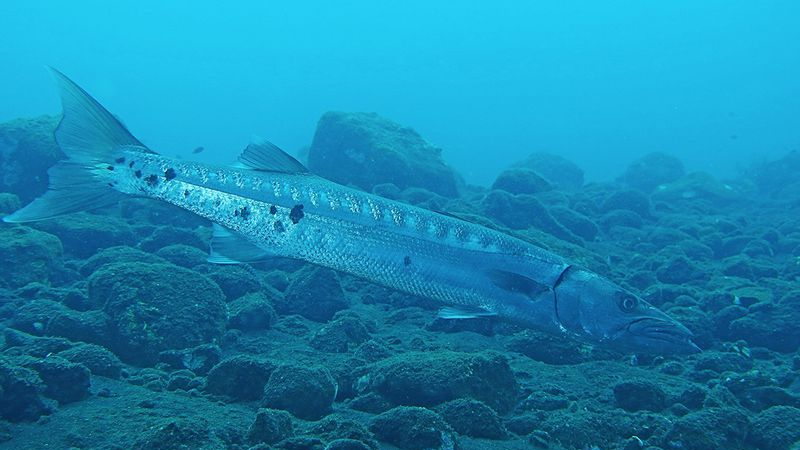
#> input picture data/raw/100_img_.png, 800 x 450 px
$ python -i T3enhancement.py   (imports and definitions only)
#> lines starting #> are read from the running program, lines starting #| are printed output that depends on the picture; after the words box and inside, x2 and y2 are one past the last pixel; in counts of white or black regions, pixels touching at a corner belong together
# enhancement.py

"""
T3 增强算法（物理模型）
该模块包含使用物理模型方法增强水下图像的函数。
"""

import numpy as np
import cv2

from src.enhance.enhancement_extra import super_resolution, sharpen_with_kernel


def enhance_underwater_image(img):
    """
    增强水下图像的主函数。
    包括白平衡、去雾、直方图均衡化、Gamma 校正，并可选进行超分辨率与锐化处理。

    Args:
        img (numpy.ndarray): 输入图像。
        use_super_resolution (bool): 是否进行超分辨率处理。
        use_sharpening (bool): 是否进行锐化处理。

    Returns:
        numpy.ndarray: 增强后的图像。
    """
    # # 可选：超分辨率处理
    # img = super_resolution(img)


    # 白平衡调整
    img = white_balance(img)

    #
    # # 可选：锐化处理
    # img = sharpen_with_kernel(img)


    # 去雾
    img = dehaze(img)

    # 降噪处理
    img = denoise(img)

    # 直方图均衡化
    img = histogram_equalization(img, clip_limit=1.5, tile_grid_size=(8, 8))

    # Gamma 校正
    img = gamma_correction(img)

    enhanced_img = img
    return enhanced_img

# 增加降噪处理
# 在增强过程中，加入降噪处理，使用非局部均值滤波器。
def denoise(img):
    """
    对图像进行降噪处理，减少噪点。
    """
    img = cv2.fastNlMeansDenoisingColored(img, None, h=10, hColor=10, templateWindowSize=7, searchWindowSize=21)
    return img


# 改进的白平衡函数
#调整后的 white_balance 函数
def white_balance(img):
    """
    改进的白平衡算法，避免过度校正。
    """
    img = img.astype(np.float32) / 255.0

    # 计算每个通道的平均值
    mean_r = np.mean(img[:, :, 2])
    mean_g = np.mean(img[:, :, 1])
    mean_b = np.mean(img[:, :, 0])

    # 计算校正因子，限制在合理范围内
    mean_gray = (mean_r + mean_g + mean_b) / 3
    correction_r = mean_gray / (mean_r + 1e-6)
    correction_g = mean_gray / (mean_g + 1e-6)
    correction_b = mean_gray / (mean_b + 1e-6)

    # 限制校正因子的范围，避免过度校正
    correction_r = np.clip(correction_r, 0.8, 1.2)
    correction_g = np.clip(correction_g, 0.8, 1.2)
    correction_b = np.clip(correction_b, 0.8, 1.2)

    # 应用校正因子
    img[:, :, 2] *= correction_r
    img[:, :, 1] *= correction_g
    img[:, :, 0] *= correction_b

    img = np.clip(img, 0, 1)
    return (img * 255).astype(np.uint8)


# 改进的去雾函数
def dehaze(img):
    """
    改进的去雾方法，避免过度增强亮度。
    """
    img = img.astype(np.float32) / 255.0

    # 计算暗通道图像
    dark_channel = get_dark_channel(img, window_size=15)

    # 调整大气光估计
    atmospheric_light = estimate_atmospheric_light(img, dark_channel)

    # 计算透射率，调整 omega
    omega = 0.9  # 降低去雾强度，避免过度增强
    transmission = estimate_transmission(img, atmospheric_light, omega)

    # 调整最小透射率 t0
    t0 = 0.2  # 增大 t0，防止过度增强
    transmission = np.maximum(transmission, t0)

    # 透射率细化
    transmission = refine_transmission(transmission, img)

    # 恢复场景辐射
    result = recover_scene_radiance(img, atmospheric_light, transmission)

    return (result * 255).astype(np.uint8)


def get_dark_channel(img, window_size):
    """
    计算暗通道图像。
    """
    min_channel = np.min(img, axis=2)
    dark_channel = cv2.erode(min_channel, cv2.getStructuringElement(cv2.MORPH_RECT, (window_size, window_size)))
    return dark_channel


def estimate_atmospheric_light(img, dark_channel):
    """
    估计大气光。
    """
    num_pixels = int(0.001 * dark_channel.size)
    indices = np.unravel_index(np.argsort(dark_channel.ravel())[::-1][:num_pixels], dark_channel.shape)
    atmospheric_light = np.mean(img[indices], axis=0)
    return atmospheric_light


def estimate_transmission(img, atmospheric_light, omega=0.95):
    """
    估计透射率。
    """
    normalized_img = img / atmospheric_light
    transmission = 1 - omega * get_dark_channel(normalized_img, window_size=15)
    return transmission


def refine_transmission(transmission, img):
    """
    使用引导滤波细化透射率。
    """
    # 将图像转换为灰度
    gray = cv2.cvtColor((img * 255).astype(np.uint8), cv2.COLOR_BGR2GRAY)

    # 使用引导滤波进行透射率细化
    refined_transmission = cv2.ximgproc.guidedFilter(
        guide=gray.astype(np.float32) / 255.0,
        src=transmission.astype(np.float32),
        radius=15,
        eps=1e-3
    )
    return refined_transmission


def recover_scene_radiance(img, atmospheric_light, transmission, t0=0.1):
    """
    恢复场景辐射。
    """
    transmission = np.maximum(transmission, t0)
    radiance = (img - atmospheric_light) / transmission[..., None] + atmospheric_light
    return np.clip(radiance, 0, 1)


# 改进的 Gamma 校正函数
def gamma_correction(img, gamma=None):
    """
    动态调整 Gamma 值，避免过度校正。
    """
    img = img.astype(np.float32) / 255.0

    # 根据图像平均亮度动态调整 Gamma 值
    mean_brightness = np.mean(cv2.cvtColor((img * 255).astype(np.uint8), cv2.COLOR_BGR2GRAY)) / 255.0

    if gamma is None:
        if mean_brightness < 0.5:
            gamma = 1.5
        else:
            gamma = 1.0

    # 限制 Gamma 值范围
    gamma = np.clip(gamma, 0.8, 1.5)

    img = np.power(img, gamma)
    img = np.clip(img, 0, 1)
    return (img * 255).astype(np.uint8)


# 自适应直方图均衡化（CLAHE）
def histogram_equalization(img, clip_limit=2.0, tile_grid_size=(8, 8)):
    """
    对RGB图像进行自适应直方图均衡化（CLAHE），限制亮处过亮。
    """
    # 将图像转换为YUV色彩空间
    img_yuv = cv2.cvtColor(img, cv2.COLOR_BGR2YUV)

    # 对Y通道（亮度）应用CLAHE
    clahe = cv2.createCLAHE(clipLimit=clip_limit, tileGridSize=tile_grid_size)
    img_yuv[:, :, 0] = clahe.apply(img_yuv[:, :, 0])

    # 转回BGR色彩空间
    img = cv2.cvtColor(img_yuv, cv2.COLOR_YUV2BGR)
    return img

>>> import cv2
>>> picture = cv2.imread('../../data/raw/100_img_.png')
#> picture is the input picture: shape (450, 800, 3); mean B, G, R 175.4, 134.8, 22.9
>>> result = enhance_underwater_image(picture)
#> in white_balance, `mean_r = np.mean(img[:, :, 2])`: mean_r = 0.0898
#> in white_balance, `mean_g = np.mean(img[:, :, 1])`: mean_g = 0.529
#> in white_balance, `mean_b = np.mean(img[:, :, 0])`: mean_b = 0.688
#> in white_balance, `mean_gray = (mean_r + mean_g + mean_b) / 3`: mean_gray = 0.435
#> in white_balance, `correction_r = mean_gray / (mean_r + 1e-6)`: correction_r = 4.85
#> in white_balance, `correction_g = mean_gray / (mean_g + 1e-6)`: correction_g = 0.823
#> in white_balance, `correction_b = mean_gray / (mean_b + 1e-6)`: correction_b = 0.633
#> in white_balance, `correction_r = np.clip(correction_r, 0.8, 1.2)`: correction_r = 1.2
#> in white_balance, `correction_b = np.clip(correction_b, 0.8, 1.2)`: correction_b = 0.8
#> in get_dark_channel, `dark_channel = cv2.erode(min_channel, cv2.getStructuringElement(cv2.MO..`:
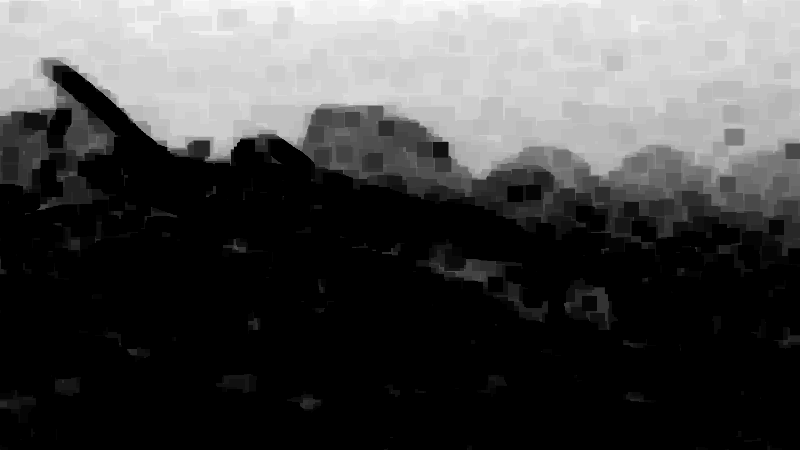
#> dark_channel: shape (450, 800) float32; min 0, max 0.176, mean 0.0498; drawn with min black and max white
#> in estimate_atmospheric_light, `indices = np.unravel_index(np.argsort(dark_channel.ravel())[::-1][:num..`: indices = 360 positions, rows 0 to 13, columns 183 to 549
#> in estimate_atmospheric_light, `atmospheric_light = np.mean(img[indices], axis=0)`: atmospheric_light = [0.768, 0.662, 0.175]
#> in estimate_transmission, `normalized_img = img / atmospheric_light`:
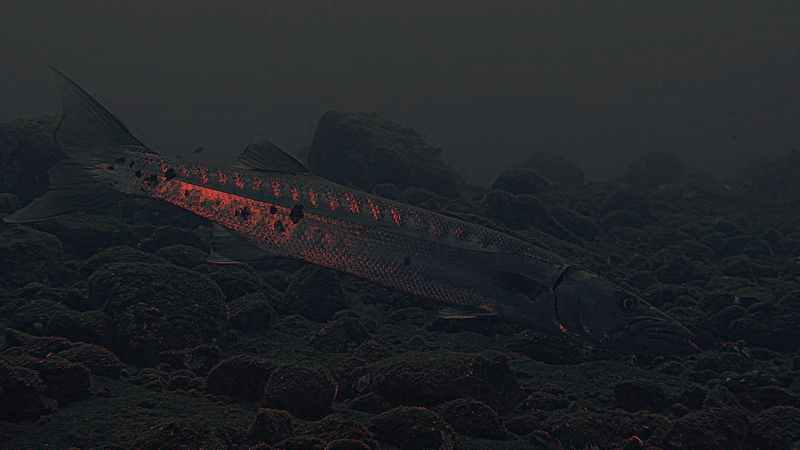
#> normalized_img: shape (450, 800, 3) float32; mean of channels 0, 1, 2 0.714, 0.654, 0.607; drawn with min black and max white
#> call 2 of get_dark_channel, with window_size = 15
#> in get_dark_channel (call 2), `min_channel = np.min(img, axis=2)`:
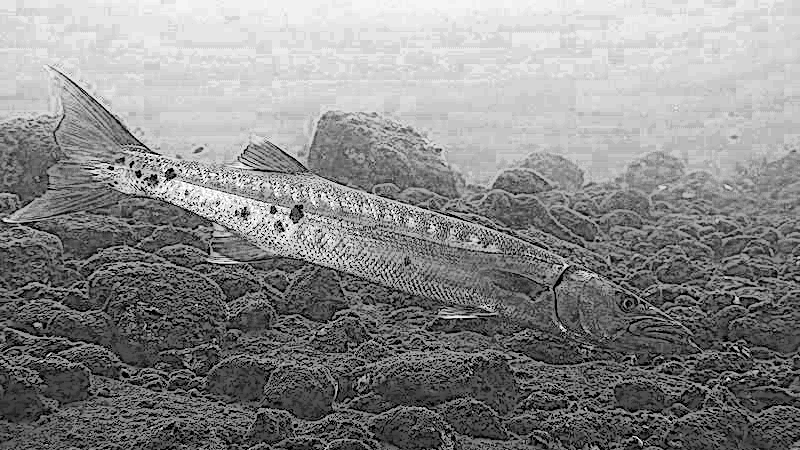
#> min_channel: shape (450, 800) float32; min 0, max 1.04, mean 0.558; drawn with min black and max white
#> in refine_transmission, `gray = cv2.cvtColor((img * 255).astype(np.uint8), cv2.COLOR_BGR2GRAY)`:
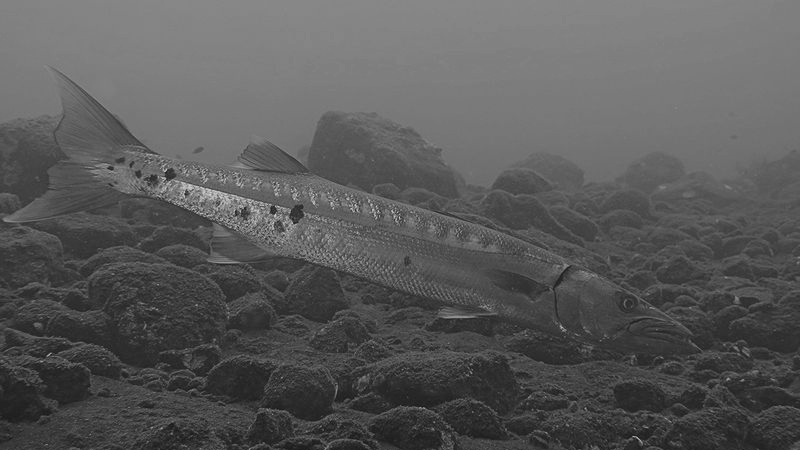
#> gray: shape (450, 800); min 22, max 208, mean 88.9
#> in refine_transmission, `refined_transmission = cv2.ximgproc.guidedFilter( guide=gray.astype(np..`:
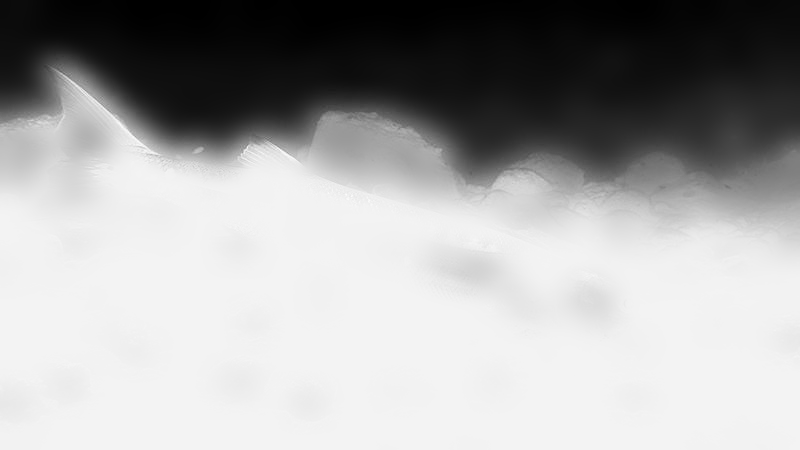
#> refined_transmission: shape (450, 800) float32; min 0.2, max 1.04, mean 0.745; drawn with min black and max white
#> in histogram_equalization, `img_yuv = cv2.cvtColor(img, cv2.COLOR_BGR2YUV)`: img_yuv: shape (450, 800, 3); mean of channels 0, 1, 2 79, 153.3, 76.7
#> in histogram_equalization, `img_yuv[:, :, 0] = clahe.apply(img_yuv[:, :, 0])`: img_yuv: shape (450, 800, 3); mean of channels 0, 1, 2 88.8, 153.3, 76.7
#> in histogram_equalization, `img = cv2.cvtColor(img_yuv, cv2.COLOR_YUV2BGR)`:
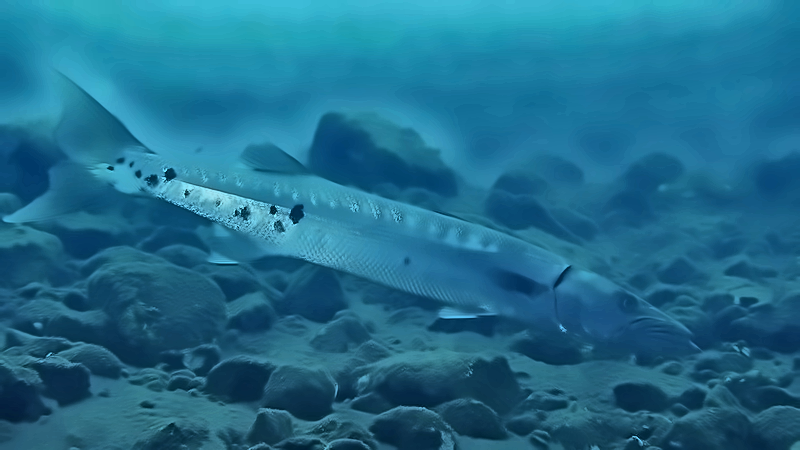
#> img: shape (450, 800, 3); mean B, G, R 140.3, 108.6, 30.4
#> in gamma_correction, `mean_brightness = np.mean(cv2.cvtColor((img * 255).astype(np.uint8), c..`: mean_brightness = 0.348
#> in gamma_correction, `img = np.power(img, gamma)`:
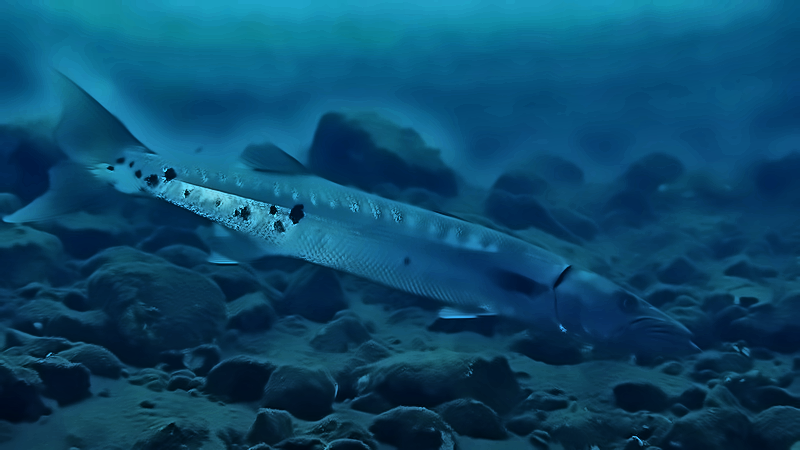
#> img: shape (450, 800, 3) float32; mean of channels 0, 1, 2 0.418, 0.288, 0.0455; drawn as B, G, R

$ run again, on data/raw/117_img_.png
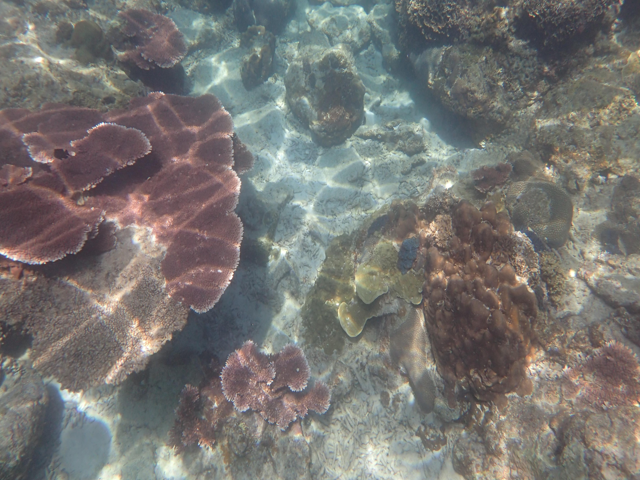
#> input picture data/raw/117_img_.png, 640 x 480 px
#> picture is the input picture: shape (480, 640, 3); mean B, G, R 114.1, 117, 118.7
#> mean_r = 0.465
#> mean_g = 0.459
#> mean_b = 0.447
#> mean_gray = 0.457
#> correction_r = 0.983
#> correction_g = 0.996
#> correction_b = 1.02
#> in get_dark_channel, `dark_channel = cv2.erode(min_channel, cv2.getStructuringElement(cv2.MO..`:
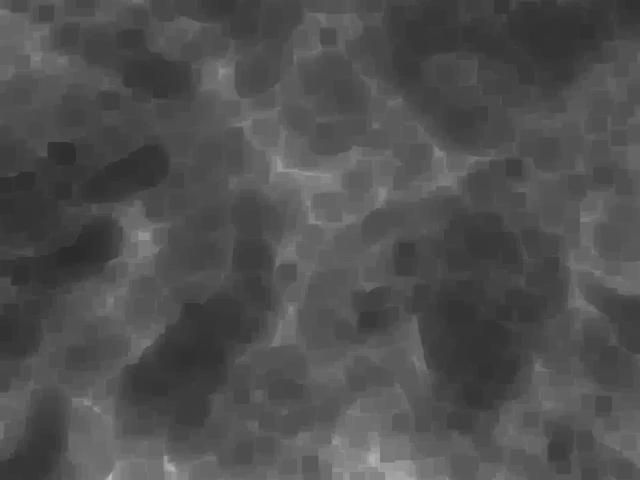
#> dark_channel: shape (480, 640) float32; min 0.169, max 0.725, mean 0.315
#> indices = 307 positions, rows 454 to 479, columns 107 to 413
#> in estimate_atmospheric_light, `atmospheric_light = np.mean(img[indices], axis=0)`: atmospheric_light = [0.832, 0.866, 0.834]
#> mean_brightness = 0.347
#> in gamma_correction, `img = np.power(img, gamma)`:
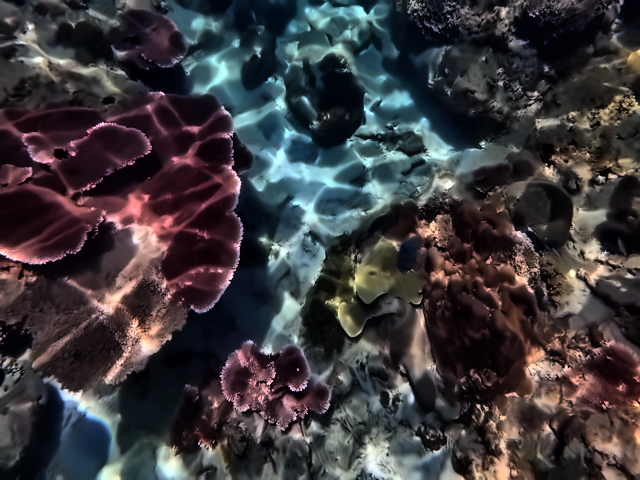
#> img: shape (480, 640, 3) float32; mean of channels 0, 1, 2 0.241, 0.229, 0.241; drawn as B, G, R

$ run again, on data/raw/139_img_.png
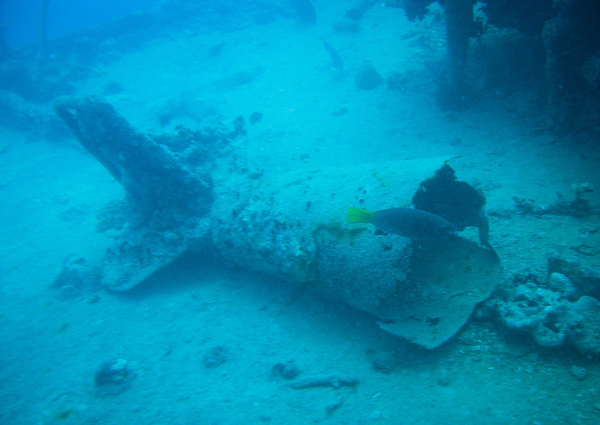
#> input picture data/raw/139_img_.png, 1200 x 850 px (shown at 1/2 size)
#> picture is the input picture: shape (850, 1200, 3); mean B, G, R 178.2, 141, 1.6
#> mean_r = 0.00618
#> mean_g = 0.553
#> mean_b = 0.699
#> mean_gray = 0.419
#> in white_balance, `correction_r = mean_gray / (mean_r + 1e-6)`: correction_r = 67.88
#> in white_balance, `correction_g = mean_gray / (mean_g + 1e-6)`: correction_g = 0.758
#> in white_balance, `correction_b = mean_gray / (mean_b + 1e-6)`: correction_b = 0.6
#> in white_balance, `correction_r = np.clip(correction_r, 0.8, 1.2)`: correction_r = 1.2
#> in white_balance, `correction_g = np.clip(correction_g, 0.8, 1.2)`: correction_g = 0.8
#> dark_channel: shape (850, 1200) float32; values 0 (black) and 0.00392 (white), 0.02% white; 7 white regions (4 under 20 px), largest, box (x1, y1, x2, y2) and area: (110, 53, 129, 65) 75, (188, 9, 197, 25) 55, (215, 23, 225, 25) 20
#> indices = 1020 positions, rows 0 to 283, columns 55 to 1068
#> in estimate_atmospheric_light, `atmospheric_light = np.mean(img[indices], axis=0)`: atmospheric_light = [0.635, 0.483, 0.00714]
#> in estimate_transmission, `transmission = 1 - omega * get_dark_channel(normalized_img, window_siz..`:
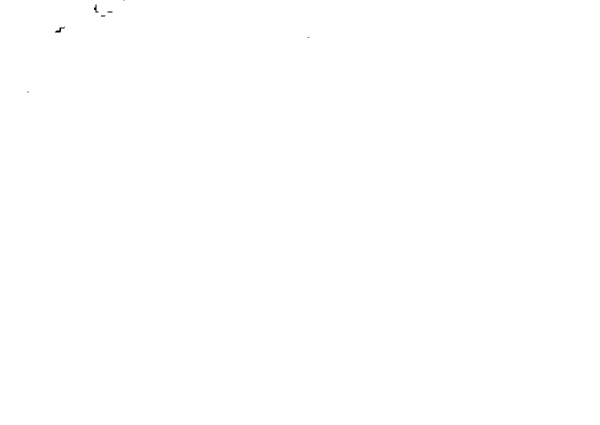
#> transmission: shape (850, 1200) float32 (shown at 1/2 size); values 0.506 (black) and 1 (white), 100% white; 7 black regions (4 under 20 px), largest, box (x1, y1, x2, y2) and area: (110, 53, 129, 65) 75, (188, 9, 197, 25) 55, (215, 23, 225, 25) 20
#> mean_brightness = 0.372
#> in gamma_correction, `img = np.power(img, gamma)`:
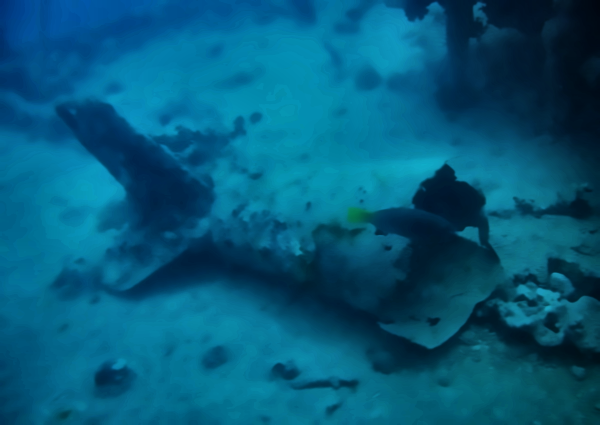
#> img: shape (850, 1200, 3) float32 (shown at 1/2 size); mean of channels 0, 1, 2 0.481, 0.352, 0.0155; drawn as B, G, R

$ run again, on data/raw/141_img_.png
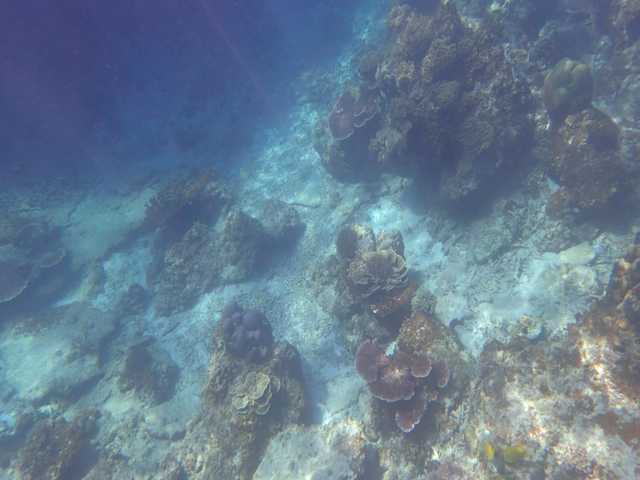
#> input picture data/raw/141_img_.png, 640 x 480 px
#> picture is the input picture: shape (480, 640, 3); mean B, G, R 144.3, 124.6, 101.9
#> mean_r = 0.4
#> mean_g = 0.489
#> mean_b = 0.566
#> mean_gray = 0.485
#> in white_balance, `correction_r = mean_gray / (mean_r + 1e-6)`: correction_r = 1.21
#> correction_g = 0.992
#> correction_b = 0.856
#> in white_balance, `correction_r = np.clip(correction_r, 0.8, 1.2)`: correction_r = 1.2
#> indices = 307 positions, rows 276 to 400, columns 336 to 535
#> in estimate_atmospheric_light, `atmospheric_light = np.mean(img[indices], axis=0)`: atmospheric_light = [0.677, 0.773, 0.737]
#> mean_brightness = 0.334
#> in gamma_correction, `img = np.power(img, gamma)`:
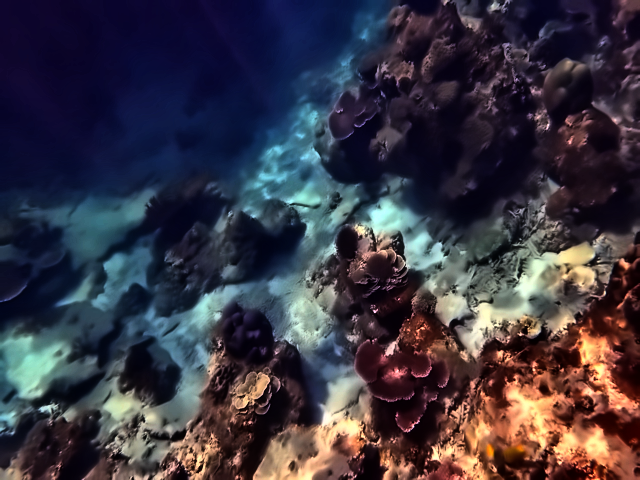
#> img: shape (480, 640, 3) float32; mean of channels 0, 1, 2 0.261, 0.216, 0.234; drawn as B, G, R
